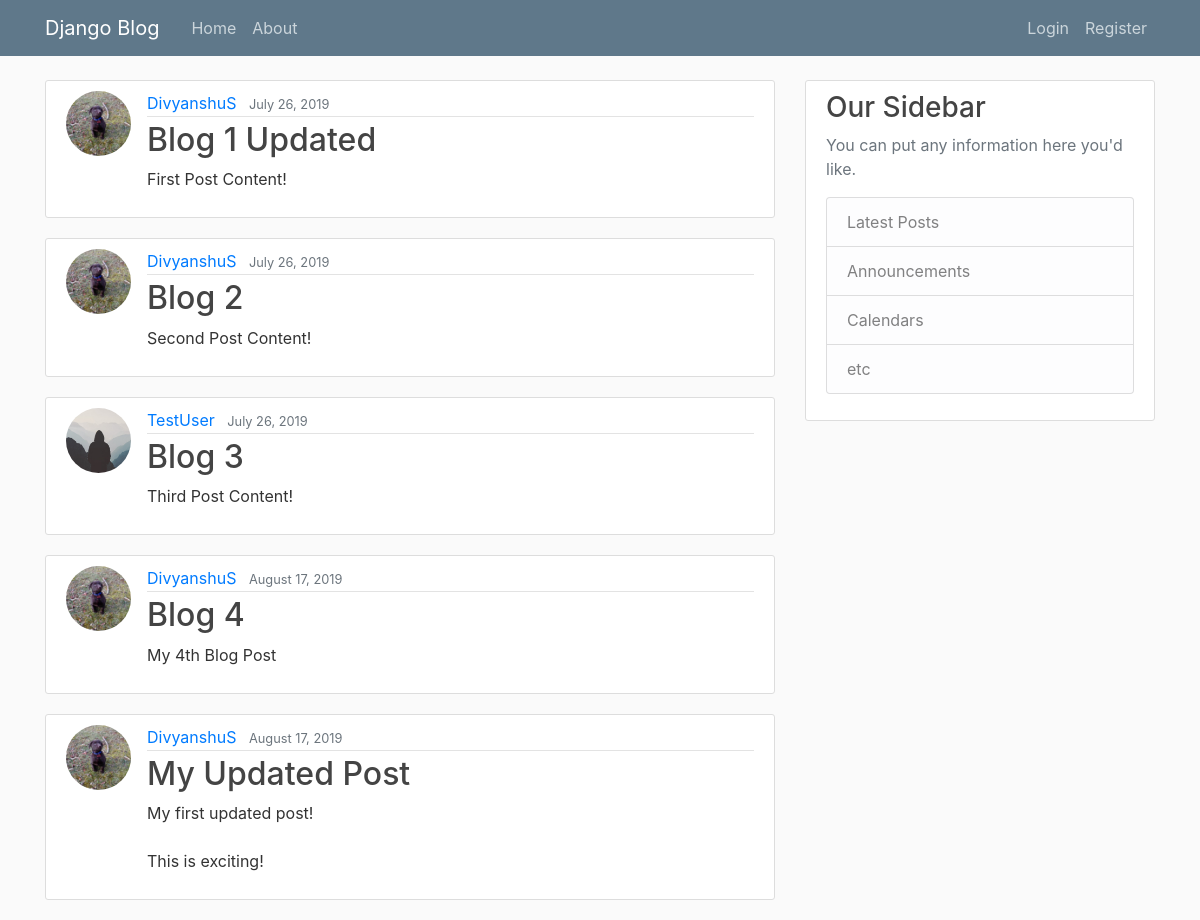
The page / on the database its author committed.
### blog/models.py (models this page shows, shortened)
class Post(models.Model):
    title = models.CharField(max_length=100)
    content = models.TextField()
    date_posted = models.DateTimeField(default=timezone.now)
    author = models.ForeignKey(User, on_delete=models.CASCADE)

### users/models.py (models this page shows, shortened)
class Profile(models.Model):
    user = models.OneToOneField(User, on_delete=models.CASCADE)
    image = models.ImageField(default='default.jpg', upload_to='profile_pics')

### blog/views.py (the view)
# urls.py: path('', PostListView.as_view(), name='blog-home'),
class PostListView(ListView):
    model = Post
    template_name = 'blog/home.html'# <app>/<model>_<viewtype>.html
    context_object_name = 'posts'
    paginate_by = 5

### blog/templates/blog/home.html
{% extends 'blog/base.html' %}
{% block content %}
  {% for post in posts %}
    <article class="media content-section">
      <img class="rounded-circle article-img" src="{{ post.author.profile.image.url }}" alt="author image">
      <div class="media-body">
        <div class="article-metadata">
          <a class="mr-2" href="#">{{ post.author }}</a>
          <small class="text-muted">{{ post.date_posted|date:"F d, Y" }}</small>
        </div>
        <h2><a class="article-title" href="{% url 'post-detail' post.id %}">{{ post.title }}</a></h2>
        <p class="article-content">{{ post.content }}</p>
      </div>
    </article>
  {% endfor %}
{% endblock content %}

### blog/static/blog/main.css (style rules this page uses)
body { background: #fafafa; color: #333333; margin-top: 5rem; }
h1, h2, h3, h4, h5, h6 { color: #444444; }
.content-section { background: #ffffff; padding: 10px 20px; border: 1px solid #dddddd; border-radius: 3px; margin-bottom: 20px; }
.article-title { color: #444444; }
.article-content { white-space: pre-line; }
.article-img { height: 65px; width: 65px; margin-right: 16px; }
.article-metadata { padding-bottom: 1px; margin-bottom: 4px; border-bottom: 1px solid #e3e3e3 }

### rows shown on the page
Post: author.profile.image (picture), author "DivyanshuS", date_posted "July 26, 2019", title "Blog 1 Updated", content "First Post Content!"
Post: author.profile.image (picture), author "DivyanshuS", date_posted "July 26, 2019", title "Blog 2", content "Second Post Content!"
Post: author.profile.image (placeholder picture), author "TestUser", date_posted "July 26, 2019", title "Blog 3", content "Third Post Content!"
Post: author.profile.image (picture), author "DivyanshuS", date_posted "August 17, 2019", title "Blog 4", content "My 4th Blog Post"
Post: author.profile.image (picture), author "DivyanshuS", date_posted "August 17, 2019", title "My Updated Post", content "My first updated post! This is exciting!"
